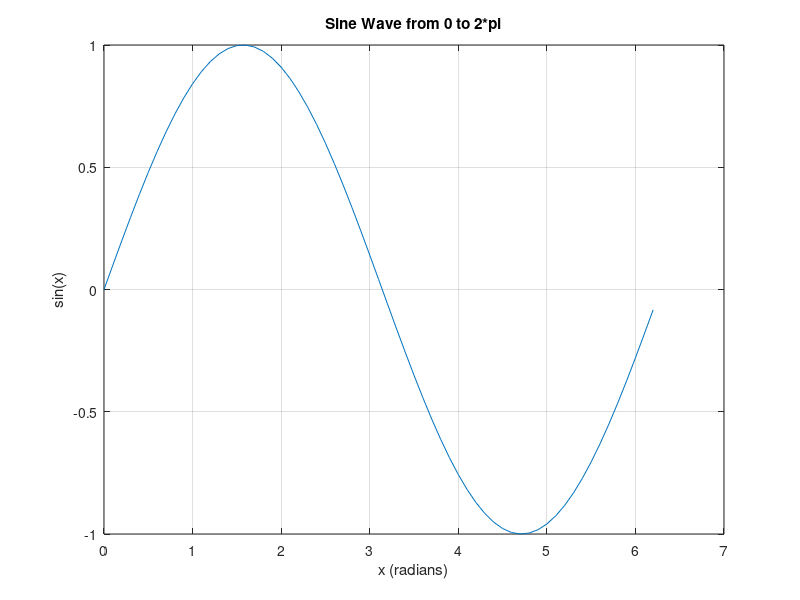

Recreate this plot in MATLAB.
% -----------------------------------------------------------------------------
%
%  Exercise 6: Basic 2D Plotting
%
%  Task:
%  Create a simple 2D plot of a sine wave.
%
%  Instructions:
%  1. Create a vector `x` of values from 0 to 2*pi with a small step
%     (e.g., 0.1).
%  2. Create a vector `y` where y = sin(x).
%  3. Create a plot of y versus x.
%  4. Add a title, x-axis label, and y-axis label to the plot.
%  5. Add a grid to the plot.
%  6. Save the plot to a file (e.g., 'sine_wave.png').
%
%  Note:
%  When you run this script, a plot window will open. You may need to close
%  it manually for the script to finish.
%
% -----------------------------------------------------------------------------

% To run this script, type its name in the Octave command window:
% >> 06_plotting_basics

% Clear the workspace and command window
clear; clc;

% --- Solution ---

% 1. Create the x vector (from 0 to 2*pi)
% The syntax is start:step:end
x = 0:0.1:2*pi;

% 2. Create the y vector
y = sin(x);

% 3. Create the plot
% The `figure` command opens a new plot window.
figure;
plot(x, y);

% 4. Add labels and title
title('Sine Wave from 0 to 2*pi');
xlabel('x (radians)');
ylabel('sin(x)');

% 5. Add a grid
grid on;

% 6. Save the plot to a file
fprintf('\nSaving plot to sine_wave.png...\n');
print('sine_wave.png', '-dpng');

fprintf('Plot saved successfully. Close the plot window to continue.\n');

% The `pause` command can be used to wait for user input before closing.
% pause;
